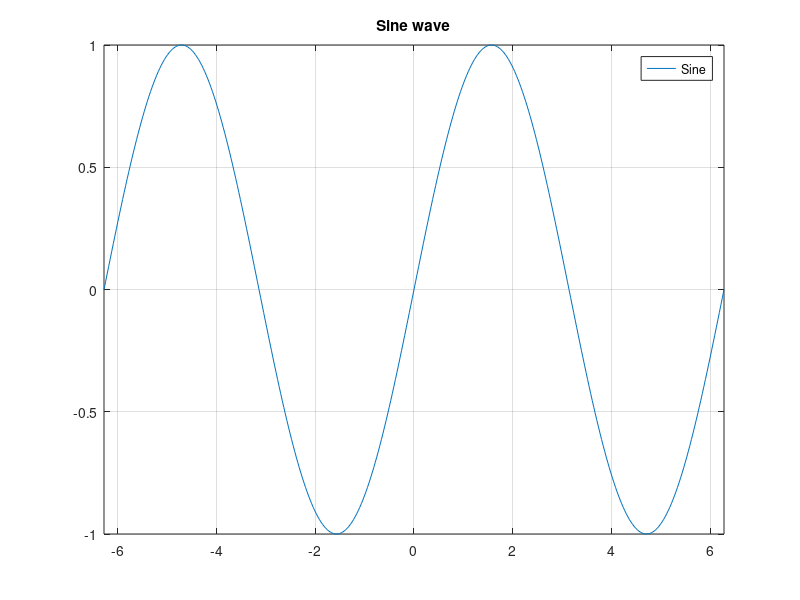

MATLAB code to generate this figure: (Note: this script raises an error after producing the figure.)




%sind ve sin farklı fonksiyonlar sind derece şekilde alır.

%exp(x) exponential

x = -2*pi:0.01*pi:2*pi; %% -2pi den 2pi ye 0.0001 küçük adımlı

y=sin(x);
z=cos(x);

%%
figure(1) % figür numarısını tanımla figür bir olarak 
%plot(x,z,"r--") % x değerler y fonksiyon 

plot(x,y)
grid on
title ("Sine wave")
legend("Sine")
axis([min(x) max(x) min(y) max(y)]) % grafiği limitlemek için 
propertyeditor % daha iyi grafik özellikleri için 


%%
figure(2)
plot(y)
grid on


%%


%%
figure(3) % figür numarısını tanımla figür bir olarak 
%plot(x,z,"r--") % x değerler y fonksiyon 

plot(x,z)
grid on %% hold
title ("Cosine wave")
legend("Cosine")
axis([min(x) max(x) min(y) max(y)]) % grafiği limitlemek için 
propertyeditor % daha iyi grafik özellikleri için 


%%

figure(4) % figür numarısını tanımla figür bir olarak 
%plot(x,z,"r--") % x değerler y fonksiyon 
plot(x,y,"b-.")
hold on
plot(x,z,"r")
grid on 
xlabel("radian")
ylabel("values")
title ("Sine & Cosine")
legend("Sine","Cosine")
axis([min(x) max(x) min(y) max(y)]) % grafiği limitlemek için 

%%

figure(4) % figür numarısını tanımla figür bir olarak 
%plot(x,z,"r--") % x değerler y fonksiyon 
plot(x,y,"b-.")
hold on
stem(x,z,"r")
grid on 
xlabel("radian")
ylabel("values")
title ("Sine & Cosine")
legend("Sine","Cosine")
axis([min(x) max(x) min(y) max(y)]) % grafiği limitlemek için 

%%



